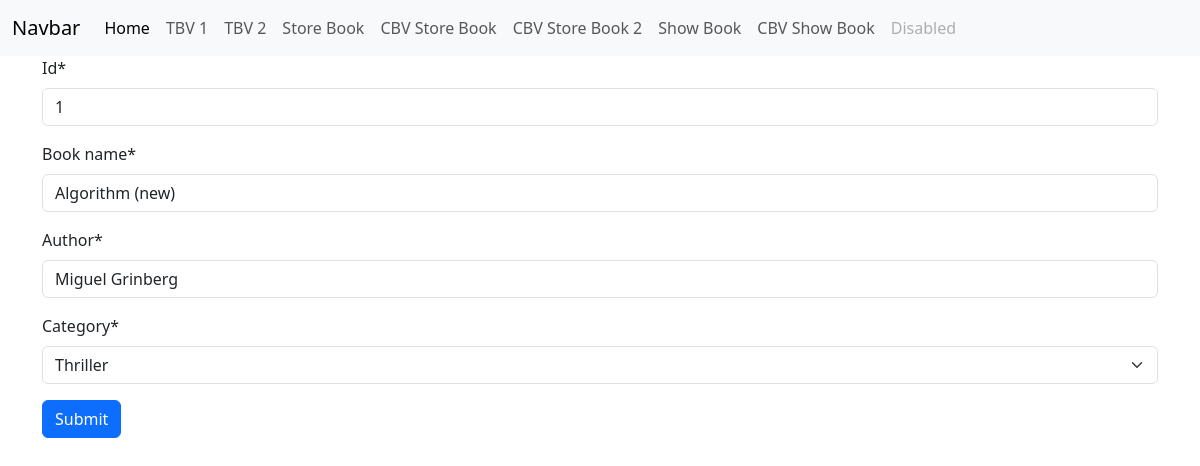
Screenshot of /edit/1 with the database file from the repository.
### book/models.py (models this page shows, shortened)
class BookStoreModel(models.Model):
    CATEGORY = {
        ('Mystery','Mystery'),
        ('Thriller','Thriller'),
        ('Sci-Fi','Sci-Fi'),
        ('Humor','Humor'),
        ('Horor','Horor'),
    }
    id = models.IntegerField(primary_key=True)
    book_name = models.CharField(max_length=30)
    author = models.CharField(max_length=30)
    category = models.CharField(max_length=30,choices=CATEGORY)
    first_pub = models.DateTimeField(auto_now_add=True)
    last_pub = models.DateTimeField(auto_now=True)

### book/views.py (the view)
# urls.py: path('edit/<int:id>',edit_book, name='edit'),
def edit_book(request, id):
    book = BookStoreModel.objects.get(pk=id)
    if request.method == 'POST':
        form = BookStoreForm(request.POST, instance=book)
        if form.is_valid():
            form.save()
            return redirect('showbook')
    else:
        form = BookStoreForm(instance=book)
        return render(request, 'store_book.html', {'form':form})

### book/forms.py
class BookStoreForm(forms.ModelForm):
    class Meta:
        model = BookStoreModel
        exclude = ['first_pub','last_pub']

### book/templates/store_book.html (shortened to what this page needs)
{% extends 'base.html' %}
{% block content %}
{% load crispy_forms_tags %}
<div class="container">
    <form method="post">
        {{form|crispy}}
        <button type="submit" class="btn btn-primary">Submit</button>
    </form>
</div>
{% endblock %}

### rows the page displays
BookStoreModel: id "1", book_name "Algorithm (new)", author "Miguel Grinberg", category "Thriller"
